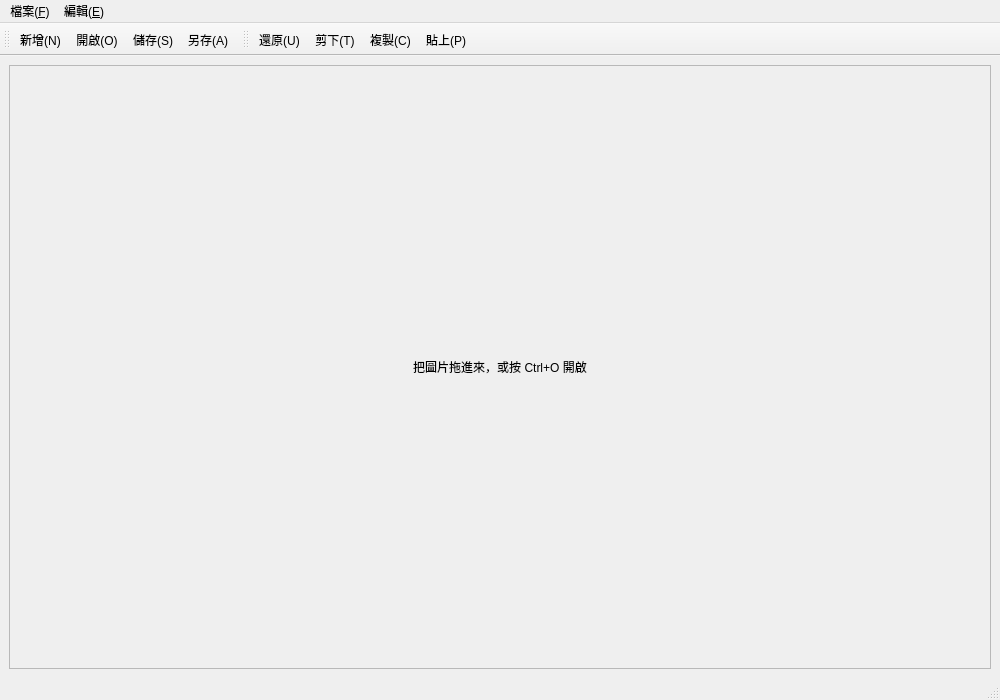
<?xml version="1.0" encoding="UTF-8"?>
<ui version="4.0">
 <class>MQWindow</class>
 <widget class="QMainWindow" name="MQWindow">
  <property name="geometry">
   <rect><x>0</x><y>0</y><width>1000</width><height>700</height></rect>
  </property>
  <property name="windowTitle">
   <string>Image Studio</string>
  </property>
  <widget class="QWidget" name="centralwidget">
   <layout class="QHBoxLayout" name="horizontalLayout">
    <item>
     <widget class="QScrollArea" name="scrollArea">
      <property name="widgetResizable">
       <bool>true</bool>
      </property>
      <property name="alignment">
       <set>Qt::AlignCenter</set>
      </property>
      <widget class="QWidget" name="scrollAreaWidgetContents">
       <layout class="QVBoxLayout" name="verticalLayout">
        <item>
         <widget class="QLabel" name="imageLabel">
          <property name="text">
           <string>把圖片拖進來，或按 Ctrl+O 開啟</string>
          </property>
          <property name="alignment">
           <set>Qt::AlignCenter</set>
          </property>
         </widget>
        </item>
       </layout>
      </widget>
     </widget>
    </item>
   </layout>
  </widget>
  <widget class="QMenuBar" name="menubar">
   <property name="geometry">
    <rect><x>0</x><y>0</y><width>1000</width><height>22</height></rect>
   </property>
   <widget class="QMenu" name="menu_F">
    <property name="title">
     <string>檔案(&amp;F)</string>
    </property>
    <addaction name="actionNew"/>
    <addaction name="actionOpen"/>
    <addaction name="actionClose"/>
    <addaction name="separator"/>
    <addaction name="actionSave"/>
    <addaction name="actionASave"/>
    <addaction name="separator"/>
    <addaction name="actionQuit"/>
   </widget>
   <widget class="QMenu" name="menu_E">
    <property name="title">
     <string>編輯(&amp;E)</string>
    </property>
    <addaction name="actionUndo"/>
    <addaction name="actionCuT"/>
    <addaction name="actionCopy"/>
    <addaction name="actionPaste"/>
    <addaction name="actionAll"/>
   </widget>
   <addaction name="menu_F"/>
   <addaction name="menu_E"/>
  </widget>
  <widget class="QToolBar" name="filetoolBar">
   <property name="windowTitle">
    <string>檔案工具列</string>
   </property>
   <attribute name="toolBarArea">
    <enum>TopToolBarArea</enum>
   </attribute>
   <attribute name="toolBarBreak">
    <bool>false</bool>
   </attribute>
   <addaction name="actionNew"/>
   <addaction name="actionOpen"/>
   <addaction name="actionSave"/>
   <addaction name="actionASave"/>
  </widget>
  <widget class="QToolBar" name="toolBar">
   <property name="windowTitle">
    <string>編輯工具列</string>
   </property>
   <attribute name="toolBarArea">
    <enum>TopToolBarArea</enum>
   </attribute>
   <attribute name="toolBarBreak">
    <bool>false</bool>
   </attribute>
   <addaction name="actionUndo"/>
   <addaction name="actionCuT"/>
   <addaction name="actionCopy"/>
   <addaction name="actionPaste"/>
  </widget>
  <widget class="QStatusBar" name="statusbar"/>
  <action name="actionNew">
   <property name="icon">
    <iconset resource="images/designwindow.qrc"><normaloff>:/images/new.png</normaloff>:/images/new.png</iconset>
   </property>
   <property name="text"><string>新增(&amp;N)</string></property>
   <property name="toolTip"><string>新增(清空工作區)</string></property>
   <property name="shortcut"><string>Ctrl+N</string></property>
  </action>
  <action name="actionOpen">
   <property name="icon">
    <iconset resource="images/designwindow.qrc"><normaloff>:/images/open.png</normaloff>:/images/open.png</iconset>
   </property>
   <property name="text"><string>開啟(&amp;O)</string></property>
   <property name="toolTip"><string>開啟圖片</string></property>
   <property name="shortcut"><string>Ctrl+O</string></property>
  </action>
  <action name="actionClose">
   <property name="text"><string>關閉(&amp;C)</string></property>
   <property name="toolTip"><string>關閉目前圖片</string></property>
  </action>
  <action name="actionSave">
   <property name="icon">
    <iconset resource="images/designwindow.qrc"><normaloff>:/images/save.png</normaloff>:/images/save.png</iconset>
   </property>
   <property name="text"><string>儲存(&amp;S)</string></property>
   <property name="toolTip"><string>儲存圖片</string></property>
   <property name="shortcut"><string>Ctrl+S</string></property>
  </action>
  <action name="actionASave">
   <property name="icon">
    <iconset resource="images/designwindow.qrc"><normaloff>:/images/asave.png</normaloff>:/images/asave.png</iconset>
   </property>
   <property name="text"><string>另存(&amp;A)</string></property>
   <property name="toolTip"><string>另存新檔</string></property>
   <property name="shortcut"><string>Ctrl+Shift+S</string></property>
  </action>
  <action name="actionQuit">
   <property name="text"><string>退出(&amp;X)</string></property>
   <property name="toolTip"><string>離開程式</string></property>
   <property name="shortcut"><string>Ctrl+Q</string></property>
  </action>
  <action name="actionUndo">
   <property name="icon">
    <iconset resource="images/designwindow.qrc"><normaloff>:/images/undo.png</normaloff>:/images/undo.png</iconset>
   </property>
   <property name="text"><string>還原(&amp;U)</string></property>
   <property name="toolTip"><string>還原上一步</string></property>
   <property name="shortcut"><string>Ctrl+Z</string></property>
  </action>
  <action name="actionCuT">
   <property name="icon">
    <iconset resource="images/designwindow.qrc"><normaloff>:/images/cut.png</normaloff>:/images/cut.png</iconset>
   </property>
   <property name="text"><string>剪下(&amp;T)</string></property>
   <property name="toolTip"><string>剪下圖片到剪貼簿</string></property>
   <property name="shortcut"><string>Ctrl+X</string></property>
  </action>
  <action name="actionAll">
   <property name="text"><string>全選(&amp;A)</string></property>
   <property name="shortcut"><string>Ctrl+A</string></property>
  </action>
  <action name="actionCopy">
   <property name="icon">
    <iconset resource="images/designwindow.qrc"><normaloff>:/images/copy.png</normaloff>:/images/copy.png</iconset>
   </property>
   <property name="text"><string>複製(&amp;C)</string></property>
   <property name="toolTip"><string>複製圖片到剪貼簿</string></property>
   <property name="shortcut"><string>Ctrl+C</string></property>
  </action>
  <action name="actionPaste">
   <property name="icon">
    <iconset resource="images/designwindow.qrc"><normaloff>:/images/paste.png</normaloff>:/images/paste.png</iconset>
   </property>
   <property name="text"><string>貼上(&amp;P)</string></property>
   <property name="toolTip"><string>從剪貼簿貼上圖片</string></property>
   <property name="shortcut"><string>Ctrl+V</string></property>
  </action>
 </widget>
 <resources>
  <include location="images/designwindow.qrc"/>
 </resources>
 <connections/>
</ui>
